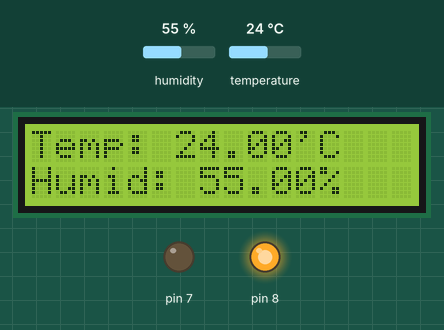
Recording of a sketch running on a simulated Arduino Uno, built with avr-gcc and run on an emulated ATmega328P. Shown: 16×2 character LCD, output pins drawn as LEDs (lit = HIGH). The test bench sets the inputs (shaded band); at power-on: temperature 24 °C, humidity 55 %.

Above: at 1.6 s.
1.7 s: temperature set to 20 °C
At 3.7 s:
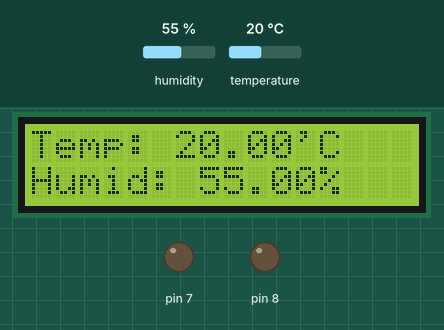
4.6 s: temperature set to 18 °C
At 6.5 s:
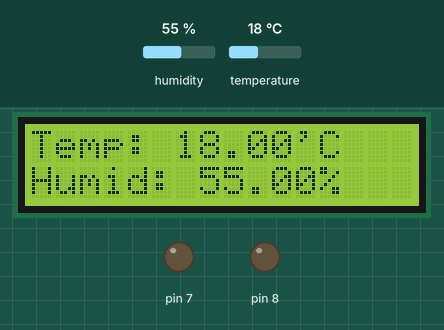
7.5 s: temperature set to 15 °C
At 9.8 s:
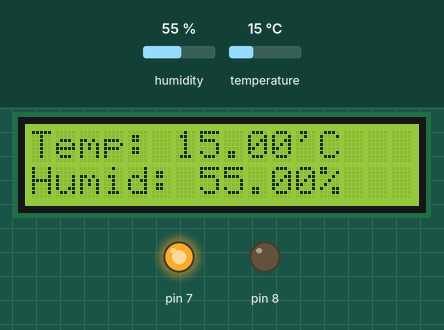
10.7 s: humidity set to 22 %
At 12.7 s:
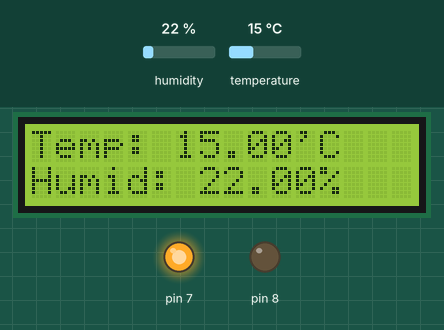
Timing chart, 0 to 14.2 s (numbered marks = the images above; inputs shaded):
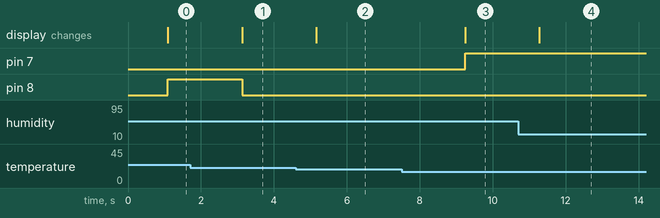

Measured:
- the behaviour switches between 22 and 21 °C on temperature (found by bisection; images 0 and 1)
- the behaviour switches between 17 and 16 °C on temperature (found by bisection; images 2 and 3)
- after the input at 1.7 s, pin 8: HIGH → LOW after 1.4 s; the display: changes after 1.4 s (image 1)
- after the input at 4.6 s, the display: changes after 0.57 s (image 2)
- after the input at 7.5 s, pin 7: LOW → HIGH after 1.7 s; the display: changes after 1.7 s (image 3)
- after the input at 10.7 s, the display: changes after 0.58 s (image 4)

The sketch:

RoomTempSensor.ino
```cpp
// Code by Yuvi Gill
// Arduino Room TEMP Sensor Code

// LCD Display Library
#include <LiquidCrystal.h>

// Temperature & Humidity Sensor Library
#include <DHT.h>
#include <DHT_U.h>
#include "DHT.h"

// Defining DHT Data Pin
#define DHTPIN A0

// Defining DHT Sensor Type
#define DHTTYPE DHT11

// Setting up LCD display
LiquidCrystal lcd(12, 11, 5, 4, 3, 2);

// Setting up DHT sensor
DHT dht(DHTPIN, DHTTYPE);

void setup() {
  Serial.begin(9600);

  // Setting Up LED output
  for (int DigitalPin = 7; DigitalPin <=8; DigitalPin++){
    pinMode(DigitalPin, OUTPUT);
  }

  // Setting LCD Display up as a 16X2 Charachter Display
  lcd.begin(16,2);

  // Setting DHT up
  dht.begin();

}

void loop() {
  // Initial Temperature & Humidity Input takes 250 milliseconds
  delay(1000);

  // Initialize values for humidity and temperature
  float h = dht.readHumidity();
  float t = dht.readTemperature();

  //LCD initiation
  lcd.clear();
  lcd.setCursor(0,0);

  // Printing Temperature
  lcd.print("Temp: ");
  lcd.print(t);
  lcd.print("'C");

  // Setting next line
  lcd.setCursor(0,1);

  // Printing Humidity
  lcd.print("Humid: ");
  lcd.print(h);
  lcd.print("%");

  // Initialising values for low and high LED output cutoffs.
  float low = 16;
  float high = 22;

  //LED light setup
  if (t <= low){
    digitalWrite(7, HIGH);
    digitalWrite(8, LOW);
  }
  else if (t > low && t < high){
    digitalWrite(7, LOW);
    digitalWrite(8, LOW);
  }
  else if (t >= high ){
    digitalWrite(7, LOW);
    digitalWrite(8, HIGH);
  }

}
```
